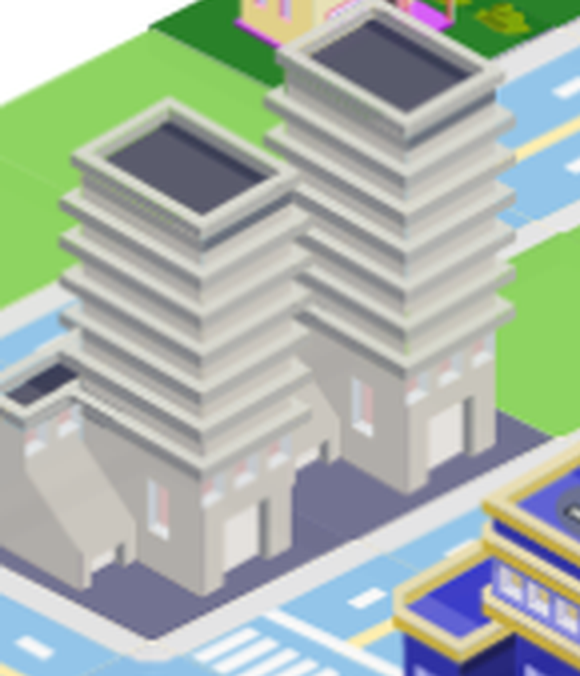
#> input picture runs/city/fractal/west-offices/target.png, 580 x 676 px
$ python compare.py resume-round4.png
#> lines starting #> are read from the running program, lines starting #| are printed output that depends on the picture; pictures that were not available may be replaced by others from this repository, and a replacement may not be noted
from pathlib import Path
from PIL import Image, ImageDraw
import sys
p=Path(__file__).resolve().parent
name=sys.argv[1]
a=Image.open(p/'target.png').convert('RGB');b=Image.open(p/(name+'.png')).convert('RGB')
#> further down, a is the input picture: PIL image 580x676 RGB; mean R, G, B 167.8, 180.2, 168.8
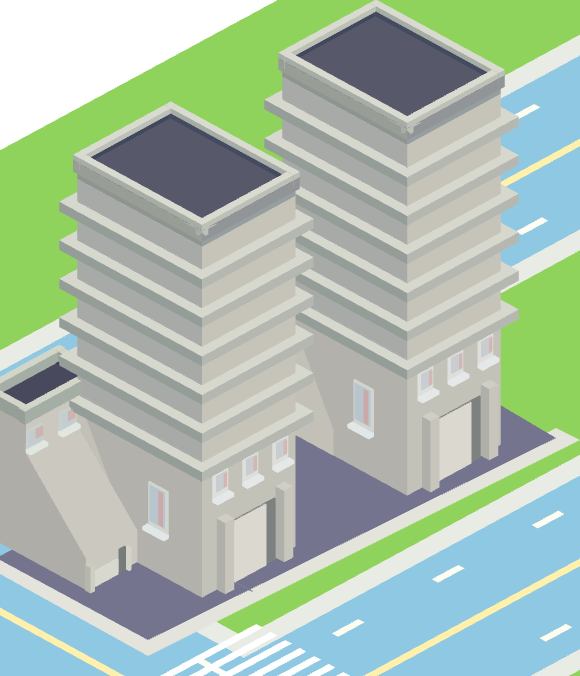
#> input picture runs/city/fractal/west-offices/resume-round4.png, 580 x 676 px, given in place of resume-round4.png.png, which was not available
#> further down, b is the input picture: PIL image 580x676 RGB; mean R, G, B 171.7, 190.8, 174.4
assert a.size==b.size==(580,676)
im=Image.new('RGB',(1160,700),'white');im.paste(a,(0,24));im.paste(b,(580,24))
#> after `im = Image.new('RGB', (1160, 700), 'white')`: im: PIL image 1160x700 RGB; every value is 255
#> after `im.paste(a, (0, 24))`:
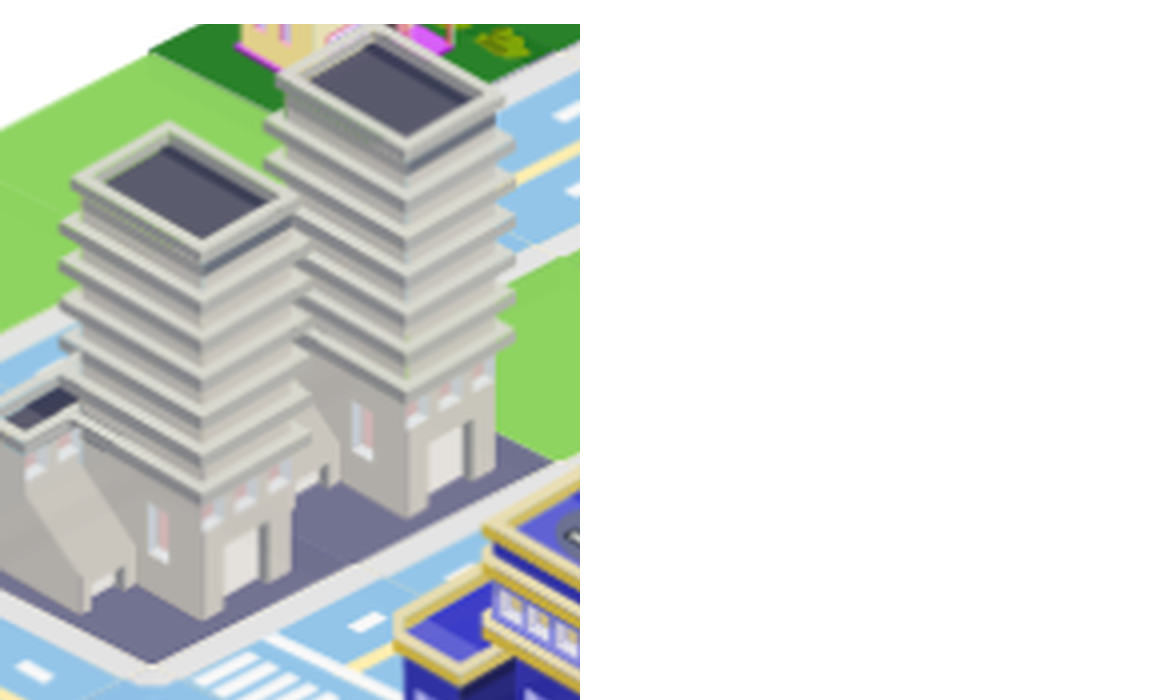
#> im: PIL image 1160x700 RGB; mean R, G, B 212.9, 218.9, 213.4
#> after `im.paste(b, (580, 24))`:
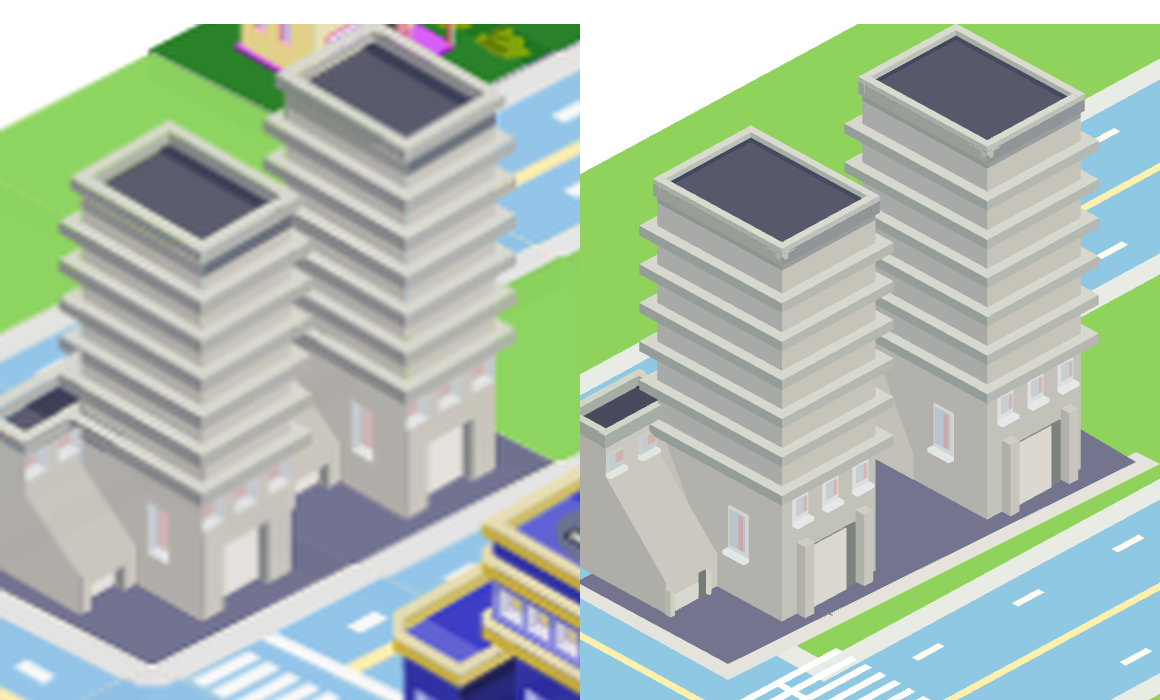
#> im: PIL image 1160x700 RGB; mean R, G, B 172.7, 187.9, 174.5
ImageDraw.Draw(im).text((5,5),f'west-offices target | {name}; both 4x root scale',fill='black')
im.save(p/(name+'-compare.png'))
